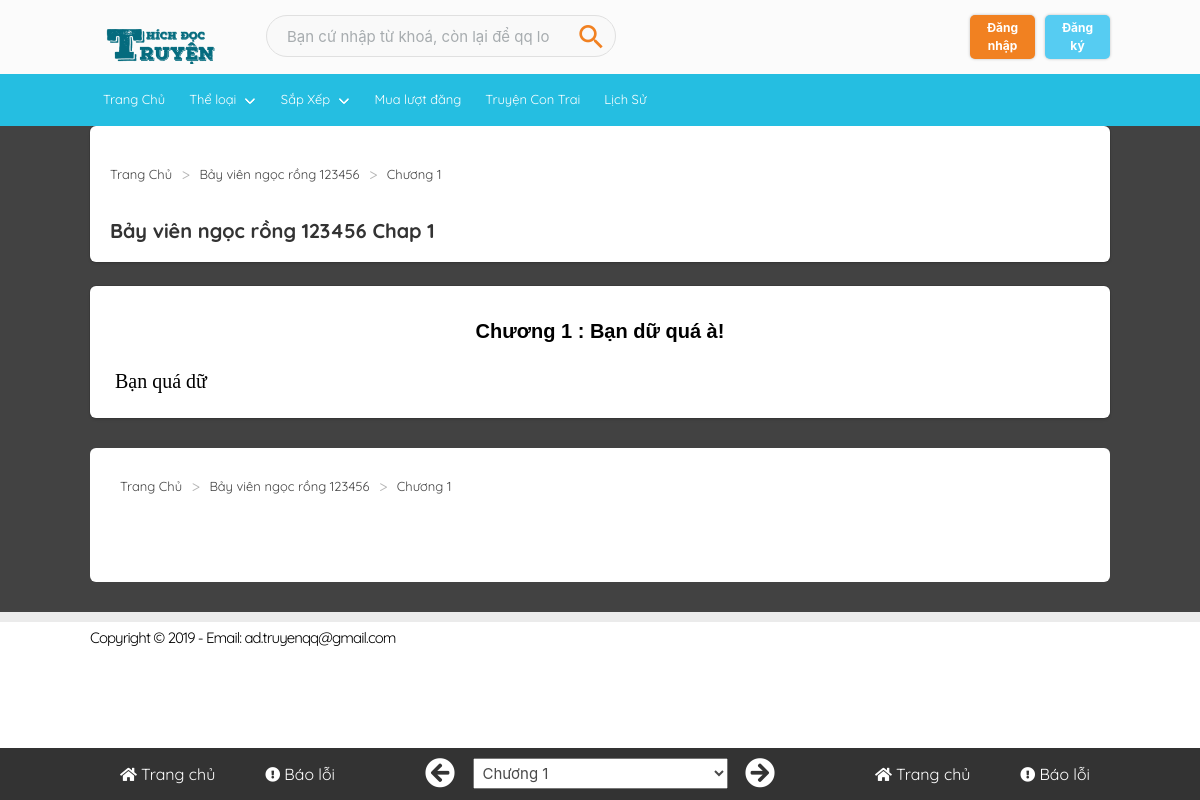
The page /websitetruyen/chapchu.php?matruyen=2&sttchap=1 on the database its author committed.
### tables this page shows
CREATE TABLE `chapter` (
  `IdChapter` int(11) NOT NULL,
  `SttChap` tinyint(4) NOT NULL,
  `TenChap` varchar(150) NOT NULL,
  `Noidung` text DEFAULT NULL,
  `NguoiDangChap` int(11) NOT NULL,
  `NgayTao` date DEFAULT current_timestamp(),
  `TinhTrang` tinyint(1) NOT NULL DEFAULT 0,
  `LuotChiase` tinyint(10) NOT NULL,
  `Manga` int(11) NOT NULL
);

CREATE TABLE `manga` (
  `IdManga` int(11) NOT NULL,
  `TenManga` varchar(150) NOT NULL,
  `TenKhac` varchar(150) NOT NULL,
  `Tacgia` varchar(100) NOT NULL,
  `NguoiDich` varchar(100) NOT NULL,
  `TinhTrang` tinyint(1) NOT NULL,
  `GioiThieu` text NOT NULL,
  `ChuongCuoi` int(11) NOT NULL,
  `NguoiDang` int(11) NOT NULL,
  `Anh` varchar(250) NOT NULL,
  `Slug` varchar(150) NOT NULL,
  `KieuTruyen` tinyint(1) NOT NULL DEFAULT 1,
  `NgayDang` datetime DEFAULT NULL,
  `NgayTao` date NOT NULL DEFAULT current_timestamp()
);

### websitetruyen/Config/db.class.php (called while the page is built, shortened)
<?php
class Db
{
    protected static $connection;
    public function connect()
    {
        if (!isset(self::$connection))
        {
            $config = parse_ini_file("config.ini");
            self::$connection = new mysqli("localhost", $config["username"], $config["password"], $config["databasename"]);
        }
        return self::$connection;
    }
    public function query_execute($queryString)
    {
        $connection = $this->connect();
        $connection->query("SET NAMES utf-8");
        $result = $connection->query($queryString);
        return $result;
    }
    public function select_to_array($queryString)
    {
        $rows = array();
        $result = $this->query_execute($queryString);
        while ($item = $result->fetch_assoc())
        {
            $rows[] = $item;
        }
        return $rows;
    }
}
?>

### websitetruyen/Controller/Chapter.class.php (called while the page is built, shortened)
<?php
require_once("Config/db.class.php");
class Chapter
{
    public static function ThongtinChap($sttchap, $matruyen)
    {
        $db = new Db();
        $sql = "SELECT * FROM `chapter`,`manga` WHERE `manga`.`IdManga`=`chapter`.`Manga` and chapter.SttChap = $sttchap and manga.IdManga= $matruyen";
        $result = $db->select_to_array($sql);
        return $result;
    }
}

### websitetruyen/chapchu.php (the view, shortened to what this page needs)
<?php
 require_once("Controller/Chapter.class.php");
?>
<?php
include_once("header.php");
if(!isset($_GET["sttchap"]) && !isset($_GET["matruyen"]))
{
    header("Location: home.php");
}else{
    $sttchap = $_GET["sttchap"];
    $matruyen = $_GET["matruyen"];
    $chitietchap =Chapter::ThongtinChap($sttchap,$matruyen);
    $chitietchap =reset($chitietchap);
}
?>
<section class="main-content on">
    <div class="story-see container">
        <div class="story-see-main">
            <div class="block">
                <div class="box">
                    <div id="path" class="path-top">
                        <ol class="breadcrumb" itemscope itemtype="http://schema.org/BreadcrumbList">
                            <li itemprop="itemListElement" itemscope itemtype="http://schema.org/ListItem">
                                <a itemprop="item" href="http://truyenqq.com/index.html">
                                    <span itemprop="name">Trang Chủ</span>
                                </a>
                            </li>
                            <li itemprop="itemListElement" itemscope itemtype="http://schema.org/ListItem">
                                <a itemprop="item" href="chapchu.php?matruyen=<?php echo $chitietchap["Manga"] ?>&sttchap=<?php echo $chitietchap['SttChap'] ?>">
                                    <span itemprop="name"><?php echo $chitietchap["TenManga"]; ?></span>
                                </a>
                            </li>
                            <li itemprop="itemListElement" itemscope itemtype="http://schema.org/ListItem">
                                <a itemprop="item" href="chapchu.php?matruyen=<?php echo $chitietchap["Manga"] ?>&sttchap=<?php echo $chitietchap['SttChap'] ?>">
                                    <span itemprop="name">Chương <?php echo $chitietchap["SttChap"]; ?></span>
                                </a>
                            </li>
                        </ol>
                    </div>
                    <h1 class="detail-title"><a href="chapchu.php?matruyen=<?php echo $chitietchap["Manga"] ?>&sttchap=<?php echo $chitietchap['SttChap'] ?>"><?php echo $chitietchap["TenManga"]; ?></a> Chap <?php echo $chitietchap["SttChap"] ?></h1>
                </div>
                <div class="detail-content">
                    <div class="detail-content-title">
                        Chương <?php echo $chitietchap["SttChap"]; ?> : <?php echo $chitietchap["TenChap"] ?>
                    </div>
                    <div class="detail-content-content">
                       <?php echo htmlspecialchars_decode(stripslashes($chitietchap["Noidung"])); ?>
                    </div>
                </div>
                <div class="story-detail has-background-white on">
                    <div id="path">
                        <ol class="breadcrumb" itemscope itemtype="http://schema.org/BreadcrumbList">
                            <li itemprop="itemListElement" itemscope itemtype="http://schema.org/ListItem">
                                <a itemprop="item" href="home.php">
                                    <span itemprop="name">Trang Chủ</span>
                                </a>
                            </li>
                            <li itemprop="itemListElement" itemscope itemtype="http://schema.org/ListItem">
                                <a itemprop="item" href="truyen.php?ma_truyen=<?php  echo $chitietchap["IdManga"]; ?>">
                                    <span itemprop="name"><?php echo $chitietchap["TenManga"] ?></span>
                                </a>
                            </li>
                            <li itemprop="itemListElement" itemscope itemtype="http://schema.org/ListItem">
                                <a itemprop="item" href="chapchu.php?machap=<?php echo $chitietchap["IdChapter"] ?>">
                                    <span itemprop="name">Chương <?php echo $chitietchap["SttChap"] ?></span>
                                </a>
                            </li>
                        </ol>
                    </div>
                    <div class="comment-container">
                    </div>
                </div>
            </div>
        </div>
</section>
<section class="story-see-footer has-background-white on">
  <div class="container">
    <div class="level">
      <div class="level-left">
        <ul class="list-01">
          <li>
            <a class="" href="home.php"
              ><i class="fas fa-home"></i>
              <span class="control-see">Trang chủ</span></a
            >
          </li>
          <li>
            <a class="" href="javascript:void(0);" id="faul"
              ><i class="fas fa-exclamation-circle"></i>
              <span class="control-see">Báo lỗi</span></a
            >
          </li>
        </ul>
      </div>
      <div class="center level">
        <div class="prev level-left">
          <a
            class="link-prev-chap"
            href="#"
            title="next chap ago"
            ><i class="fas fa-arrow-circle-left"></i
          ></a>
        </div>
        <select class="selectEpisode">
          <option value="chapchu.php?matruyen=1&sttchap=1" selected
            >Chương 1</option
          >
        </select>
        <div class="next level-right">
          <a class="link-next-chap" href="#"
            ><i class="fas fa-arrow-circle-right"></i
          ></a>
        </div>
      </div>
      <div class="level-right">
         <ul class="list-01">
          <li>
            <a class="" href="home.php"
              ><i class="fas fa-home"></i>
              <span class="control-see">Trang chủ</span></a
            >
          </li>
          <li>
            <a class="" href="javascript:void(0);" id="faul"
              ><i class="fas fa-exclamation-circle"></i>
              <span class="control-see">Báo lỗi</span></a
            >
          </li>
        </ul>
      </div>
    </div>
  </div>
</section>
<?php include_once("footer.php"); ?>

### rows shown on the page
chapter: Manga.TenManga "Bảy viên ngọc rồng 123456", SttChap "1", TenChap "Bạn dữ quá à!", Noidung "Bạn quá dữ"
